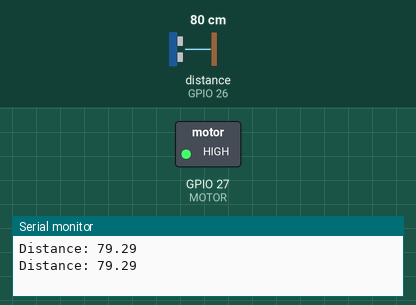
A sketch run on a simulated ESP32. Shown: switched loads named in the sketch (green lamp = pin HIGH), the last lines printed to the serial monitor. Wiring (inferred from the names in the program): ultrasonic range finder: trigger GPIO 25; echo GPIO 26. Dashed ring = blinking. The inputs (shaded band) are chosen by the test bench; at power-on: distance to the obstacle (sensor on GPIO 26) 80 cm. The echo pulse lasts 58.3 µs per cm; pins used as bus, display or sensor lines are not drawn.

Above: at 1.01 s.
1.7 s: distance to the obstacle (sensor on GPIO 26) set to 2 cm
At 2.21 s:
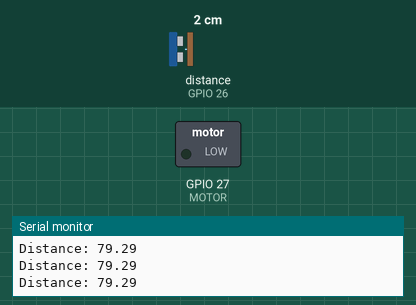
5.2 s: distance to the obstacle (sensor on GPIO 26) set to 60 cm
At 5.42 s:
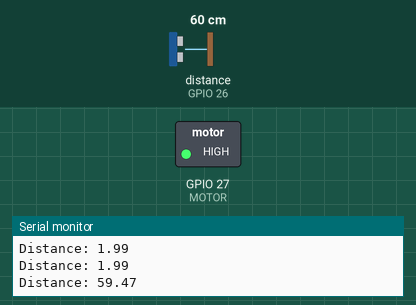
Timing chart, 0 to 14.7 s (numbered marks = the images above; inputs shaded):
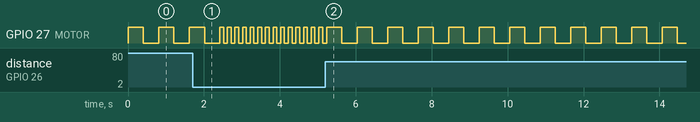

The sketch:

ultrasonic_vibration.ino
```cpp
#define TRIG 25
#define ECHO 26
#define MOTOR 27

long duration;
float distance;

void setup() {

  Serial.begin(115200);

  pinMode(TRIG, OUTPUT);
  pinMode(ECHO, INPUT);

  pinMode(MOTOR, OUTPUT);

}

void loop() {

  digitalWrite(TRIG, LOW);
  delayMicroseconds(2);

  digitalWrite(TRIG, HIGH);
  delayMicroseconds(10);
  digitalWrite(TRIG, LOW);

  duration = pulseIn(ECHO, HIGH);

  distance = duration * 0.034 / 2;

  Serial.print("Distance: ");
  Serial.println(distance);

  // kontrol vibration

  if(distance < 20){
    digitalWrite(MOTOR, HIGH);
    delay(100);
    digitalWrite(MOTOR, LOW);
    delay(100);
  }

  else if(distance < 40){
    digitalWrite(MOTOR, HIGH);
    delay(200);
    digitalWrite(MOTOR, LOW);
    delay(200);
  }

  else if(distance < 80){
    digitalWrite(MOTOR, HIGH);
    delay(400);
    digitalWrite(MOTOR, LOW);
    delay(400);
  }

  else{
    digitalWrite(MOTOR, LOW);
  }

}
```

Measured:
- after the input at 5.2 s, GPIO 27 (MOTOR): alternates HIGH for 0.40 s and LOW for 0.40 s, starting after 0.43 s
- by itself, GPIO 27 (MOTOR): repeats every 0.20 s: HIGH 0.10 s, LOW 0.10 s
